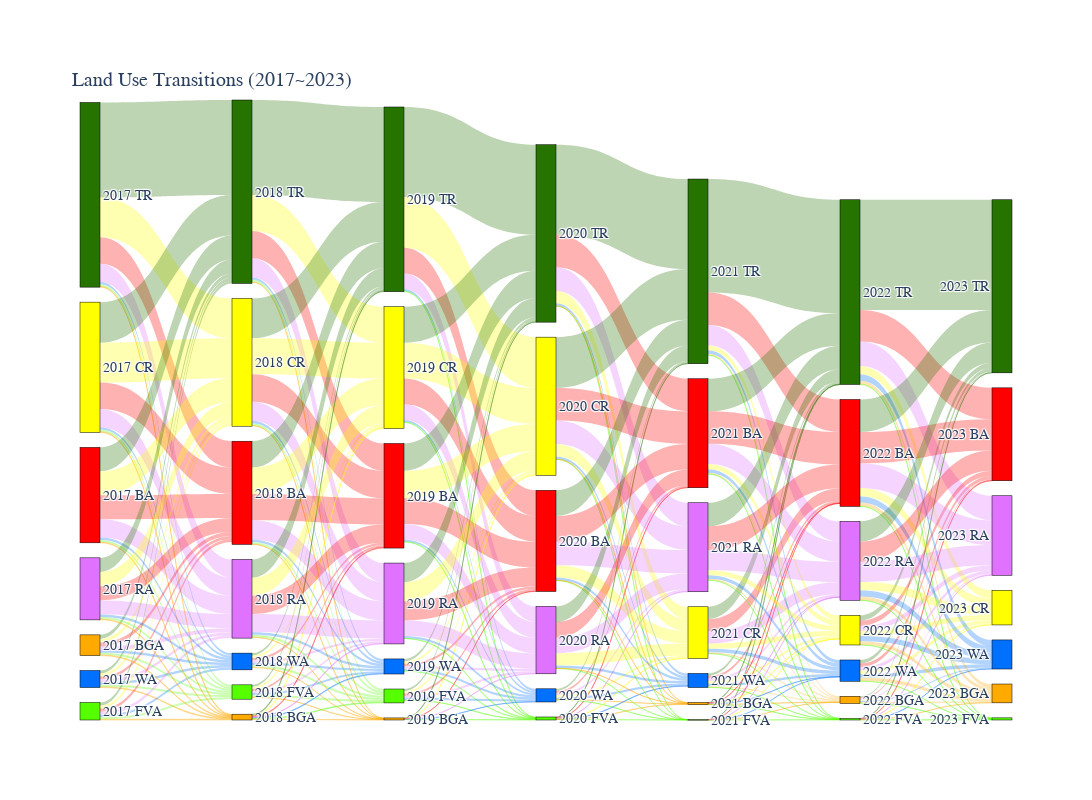

The code cell stored with this chart in its notebook:
### Code cell
import plotly.graph_objects as go
import pandas as pd

# Data
Year = [2017, 2018, 2019, 2020, 2021, 2022, 2023]
Water_Areas = [240, 190, 190, 180, 170, 228, 433]
Trees = [79071, 75514, 75394, 75492, 75929, 79514, 75152]
Flooded_Vegetation_Areas = [251, 163, 171, 38, 3, 14, 22]
Crops = [3328, 3173, 2787, 4259, 822, 336, 559]
Built_Areas = [19704, 20971, 21196, 21533, 21820, 21236, 21360]
Bare_Ground_Areas = [317, 66, 23, 0, 22, 75, 238]
Rangelands_Areas = [11668, 14502, 14818, 13077, 15813, 13176, 16809]

# Combine data into a DataFrame
data = {
    'Year': Year,
    'WA': Water_Areas,
    'TR': Trees,
    'FVA': Flooded_Vegetation_Areas,
    'CR': Crops,
    'BA': Built_Areas,
    'BGA': Bare_Ground_Areas,
    'RA': Rangelands_Areas
}
df = pd.DataFrame(data)

# Normalize the data to make the total length of each bar the same
df_normalized = df.iloc[:, 1:].div(df.iloc[:, 1:].sum(axis=1), axis=0)

# Scale smaller categories to make them more visible
df_normalized['WA'] *= 10
df_normalized['FVA'] *= 10
df_normalized['CR'] *= 10
df_normalized['BGA'] *= 10

# Re-normalize after scaling
df_normalized = df_normalized.div(df_normalized.sum(axis=1), axis=0)

# Prepare data for Sankey diagram
labels = []
source = []
target = []
value = []

# Define categories and colors (in RGB format)
categories = df_normalized.columns
colors = [
    (0, 112, 255),    # Blue (Water)
    (38, 115, 0),    # Green (Trees)
    (85, 255, 0),  # Cyan (Flooded Vegetation)
    (255, 255, 0),  # Yellow (Crops)
    (255, 0, 0),    # Red (Built Areas)
    (255, 170, 0),# Gray (Bare Ground)
    (223, 115, 255)   # Orange (Rangelands)
]

# Create labels for each year and category
for i, year in enumerate(Year):
    for j, category in enumerate(categories):
        labels.append(f"{year} {category}")

# Create transitions between years
for i in range(len(Year) - 1):
    for j, category_from in enumerate(categories):
        for k, category_to in enumerate(categories):
            # Calculate the transition value as the minimum of the two proportions
            transition_value = min(df_normalized.iloc[i, j], df_normalized.iloc[i + 1, k])
            if transition_value > 0:
                source.append(i * len(categories) + j)
                target.append((i + 1) * len(categories) + k)
                value.append(transition_value)

# Normalize transitions to ensure uniform column heights
total_transitions = sum(value)
value = [v / total_transitions for v in value]

# Create Sankey diagram
fig = go.Figure(go.Sankey(
    node=dict(
        pad=15,
        thickness=20,
        line=dict(color="black", width=0.5),
        label=labels,
        color=[f"rgba({colors[i % len(categories)][0]}, "
               f"{colors[i % len(categories)][1]}, "
               f"{colors[i % len(categories)][2]}, 1)"
               for i in range(len(labels))],
        # Align the top of the columns
        y=[0.9] * len(labels)  # Align all nodes to the top
    ),
    link=dict(
        source=source,
        target=target,
        value=value,
        color=[f"rgba({colors[k % len(categories)][0]}, "
               f"{colors[k % len(categories)][1]}, "
               f"{colors[k % len(categories)][2]}, 0.3)"  # 50% transparency
               for k in target]
    )
))

# Customize layout
fig.update_layout(
    title="Land Use Transitions (2017~2023)",
    font=dict(size=14, family="Times New Roman"),
    height=800,
    width=1200,
    title_x=0.066,
    title_y=0.91  # Adjust the title to be closer to the plot
)

# Show the plot
fig.show()
# 保存720dpi的图片
fig.write_image("land_use_transitions.png", scale=4, engine="kaleido")

### Figure 1 — Plotly figure (JSON) as saved in the notebook; plotly's stock layout.template omitted (floating-point values rounded to 4 significant figures; data arrays with more than 128 entries replaced by an {"elided": "..."} marker saying what was removed)
{"data": [{"link": {"color": {"elided": "280 str values"}, "source": {"elided": "280 int values"}, "target": {"elided": "280 int values"}, "value": {"elided": "280 float values"}}, "node": {"color": ["rgba(0, 112, 255, 1)", "rgba(38, 115, 0, 1)", "rgba(85, 255, 0, 1)", "rgba(255, 255, 0, 1)", "rgba(255, 0, 0, 1)", "rgba(255, 170, 0, 1)", "rgba(223, 115, 255, 1)", "rgba(0, 112, 255, 1)", "rgba(38, 115, 0, 1)", "rgba(85, 255, 0, 1)", "rgba(255, 255, 0, 1)", "rgba(255, 0, 0, 1)", "rgba(255, 170, 0, 1)", "rgba(223, 115, 255, 1)", "rgba(0, 112, 255, 1)", "rgba(38, 115, 0, 1)", "rgba(85, 255, 0, 1)", "rgba(255, 255, 0, 1)", "rgba(255, 0, 0, 1)", "rgba(255, 170, 0, 1)", "rgba(223, 115, 255, 1)", "rgba(0, 112, 255, 1)", "rgba(38, 115, 0, 1)", "rgba(85, 255, 0, 1)", "rgba(255, 255, 0, 1)", "rgba(255, 0, 0, 1)", "rgba(255, 170, 0, 1)", "rgba(223, 115, 255, 1)", "rgba(0, 112, 255, 1)", "rgba(38, 115, 0, 1)", "rgba(85, 255, 0, 1)", "rgba(255, 255, 0, 1)", "rgba(255, 0, 0, 1)", "rgba(255, 170, 0, 1)", "rgba(223, 115, 255, 1)", "rgba(0, 112, 255, 1)", "rgba(38, 115, 0, 1)", "rgba(85, 255, 0, 1)", "rgba(255, 255, 0, 1)", "rgba(255, 0, 0, 1)", "rgba(255, 170, 0, 1)", "rgba(223, 115, 255, 1)", "rgba(0, 112, 255, 1)", "rgba(38, 115, 0, 1)", "rgba(85, 255, 0, 1)", "rgba(255, 255, 0, 1)", "rgba(255, 0, 0, 1)", "rgba(255, 170, 0, 1)", "rgba(223, 115, 255, 1)"], "label": ["2017 WA", "2017 TR", "2017 FVA", "2017 CR", "2017 BA", "2017 BGA", "2017 RA", "2018 WA", "2018 TR", "2018 FVA", "2018 CR", "2018 BA", "2018 BGA", "2018 RA", "2019 WA", "2019 TR", "2019 FVA", "2019 CR", "2019 BA", "2019 BGA", "2019 RA", "2020 WA", "2020 TR", "2020 FVA", "2020 CR", "2020 BA", "2020 BGA", "2020 RA", "2021 WA", "2021 TR", "2021 FVA", "2021 CR", "2021 BA", "2021 BGA", "2021 RA", "2022 WA", "2022 TR", "2022 FVA", "2022 CR", "2022 BA", "2022 BGA", "2022 RA", "2023 WA", "2023 TR", "2023 FVA", "2023 CR", "2023 BA", "2023 BGA", "2023 RA"], "line": {"color": "black", "width": 0.5}, "pad": 15, "thickness": 20, "y": [0.9, 0.9, 0.9, 0.9, 0.9, 0.9, 0.9, 0.9, 0.9, 0.9, 0.9, 0.9, 0.9, 0.9, 0.9, 0.9, 0.9, 0.9, 0.9, 0.9, 0.9, 0.9, 0.9, 0.9, 0.9, 0.9, 0.9, 0.9, 0.9, 0.9, 0.9, 0.9, 0.9, 0.9, 0.9, 0.9, 0.9, 0.9, 0.9, 0.9, 0.9, 0.9, 0.9, 0.9, 0.9, 0.9, 0.9, 0.9, 0.9]}, "type": "sankey"}], "layout": {"font": {"family": "Times New Roman", "size": 14}, "height": 800, "title": {"text": "Land Use Transitions (2017~2023)", "x": 0.066, "y": 0.91}, "width": 1200}}
